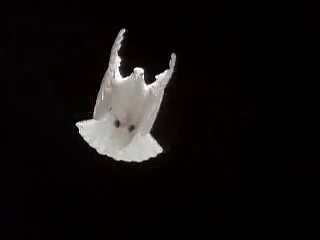
#> input picture frame 8 of movie/bird/bird.mp4, 320 x 240 px, given in place of mpeg4_corgi_out.mp4, which was not available
$ python concat_mpeg4.py
#> lines starting #> are read from the running program, lines starting #| are printed output that depends on the picture; pictures that were not available may be replaced by others from this repository, and a replacement may not be noted
#!/usr/bin/env python3

"""Snippets used to concat movies (not maintained)
"""

import os
import cv2
import numpy as np

left = cv2.VideoCapture("mpeg4_corgi_out.mp4")
right = cv2.VideoCapture("h264_corgi_out.mp4")

fps = left.get(cv2.CAP_PROP_FPS)
width = int(left.get(cv2.CAP_PROP_FRAME_WIDTH))
height = int(left.get(cv2.CAP_PROP_FRAME_HEIGHT))
count = int(left.get(cv2.CAP_PROP_FRAME_COUNT))

if os.path.exists("corgi_mpeg4_h264.mp4"):
    os.remove("corgi_mpeg4_h264.mp4")
fourcc = cv2.VideoWriter_fourcc(*"avc1")
out = cv2.VideoWriter("corgi_mpeg4_h264.mp4", fourcc, fps, (2*width+10, height))

hspace = np.zeros((height, 10, 3))

for i in range(count):
    ret, frame_left = left.read()
    if ret is False:
        break

    ret, frame_right = right.read()
    if ret is False:
        break

    frame_out = np.concatenate((frame_left, hspace, frame_right), axis=1) \
                  .astype(np.uint8)
    out.write(frame_out)

left.release()
right.release()

$ run again, starting later in the video
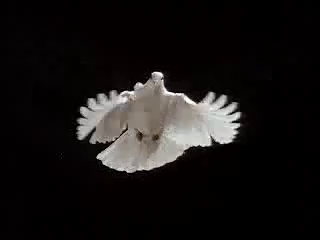
#> input picture frame 36 of movie/bird/bird.mp4, 320 x 240 px, given in place of mpeg4_corgi_out.mp4, which was not available

$ run again, starting later in the video
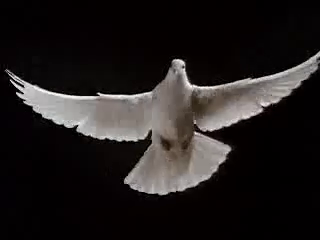
#> input picture frame 64 of movie/bird/bird.mp4, 320 x 240 px, given in place of mpeg4_corgi_out.mp4, which was not available
#> the loop `for i in range(count):` made 17 passes
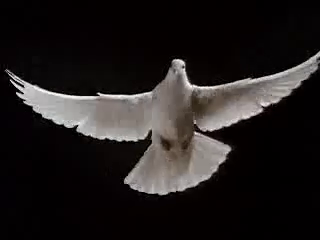
#> input picture frame 64 of movie/bird/bird.mp4, 320 x 240 px, given in place of mpeg4_corgi_out.mp4, which was not available
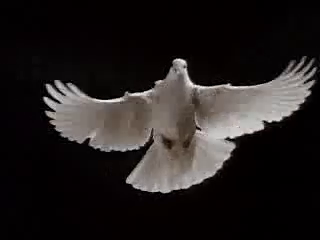
#> input picture frame 65 of movie/bird/bird.mp4, 320 x 240 px, given in place of mpeg4_corgi_out.mp4, which was not available
#> after the loop `for i in range(count):`:
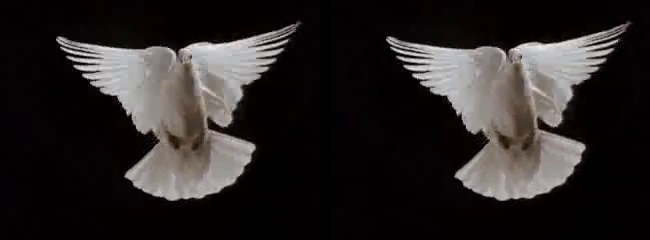
#> frame_out: shape (240, 650, 3); mean B, G, R 36.9, 37.3, 41.5
